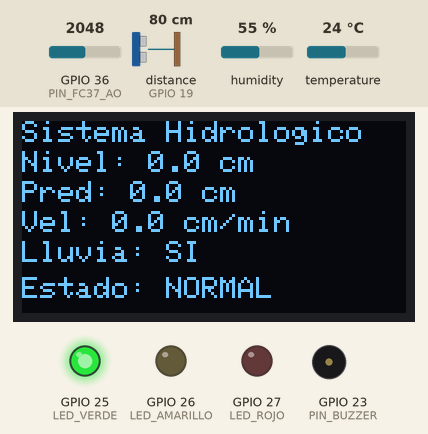
Recording of a sketch running on a simulated ESP32. Parts: 128×64 one-colour display, output pins drawn as LEDs (lit = HIGH), buzzer (waves = sounding, pin HIGH). Inputs (shaded band) come from the test bench; at power-on: distance to the obstacle (sensor on GPIO 19) 80 cm, GPIO 36 (PIN_FC37_AO) = 2048, humidity 55 %, temperature 24 °C. The echo pulse lasts 58.3 µs per cm; WiFi joins after 1.5 s; servers stay silent unless stated; pins used as bus, display or sensor lines are not drawn; what the sketch prints to the serial monitor is not drawn.

Above: at 14.2 s.
14.3 s: distance to the obstacle (sensor on GPIO 19) set to 19 cm
At 16.5 s:
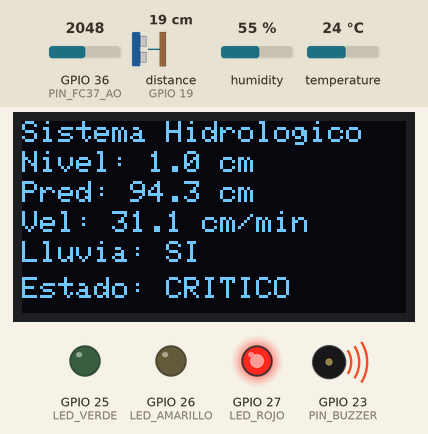
20.6 s: distance to the obstacle (sensor on GPIO 19) set to 15 cm
At 23.7 s:
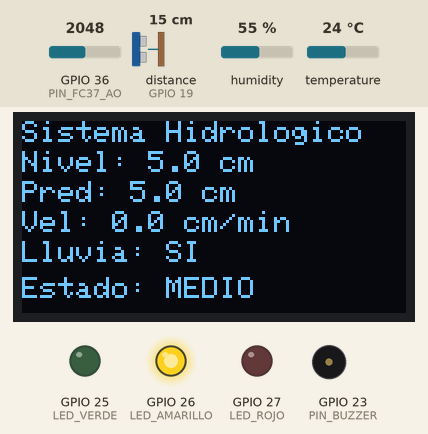
26.6 s: GPIO 36 (PIN_FC37_AO) set to 2974
28.4 s: GPIO 36 (PIN_FC37_AO) set to 3060
At 29.7 s:
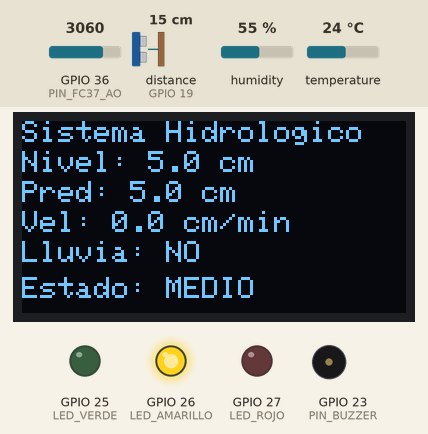
30.8 s: distance to the obstacle (sensor on GPIO 19) set to 11 cm
At 32.2 s:
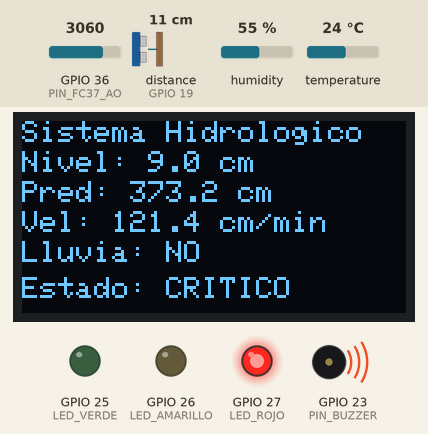
34.8 s: distance to the obstacle (sensor on GPIO 19) set to 18 cm
At 36.5 s:
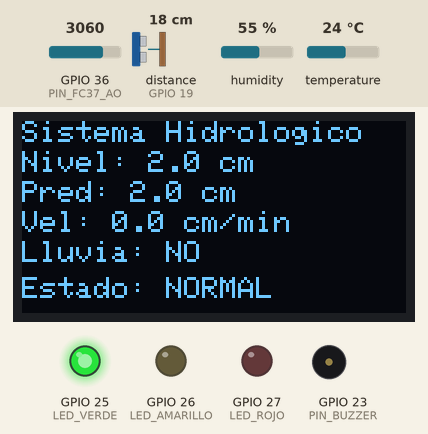
Timing chart, 0 to 38.6 s (numbered marks = the images above; inputs shaded):
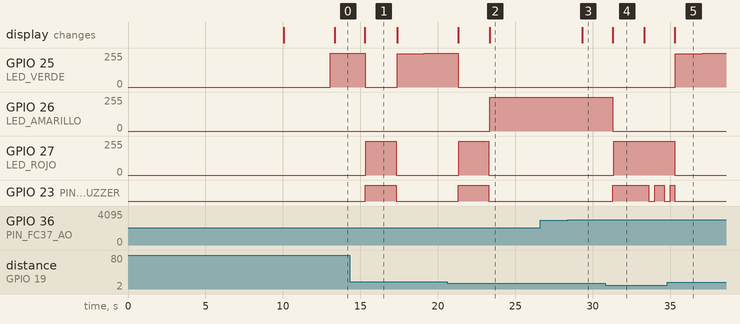

Measured:
- the behaviour switches between 17 and 16 cm on distance to the obstacle (sensor on GPIO 19) (found by bisection; images 1 and 2)
- the behaviour switches between 2999 and 3000 on GPIO 36 (PIN_FC37_AO) (found by bisection; images 2 and 3)
- the behaviour switches between 13 and 12 cm on distance to the obstacle (sensor on GPIO 19) (found by bisection; images 3 and 4)
- after the input at 14.3 s, GPIO 25 (LED_VERDE): 255/255 → 0/255 after 1.0 s, → 250/255 2.1 s later, → 255/255 1.8 s later; GPIO 27 (LED_ROJO): 0/255 → 253/255 after 1.0 s, → 255/255 1.8 s later, → 0/255 0.22 s later; GPIO 23 (PIN_BUZZER): LOW → HIGH after 1.0 s, → LOW 2.0 s later; the display: changes after 0.99 s (image 1)
- after the input at 20.6 s, GPIO 25 (LED_VERDE): 255/255 → 0/255 after 0.72 s; GPIO 26 (LED_AMARILLO): 0/255 → 252/255 after 2.7 s, → 255/255 1.8 s later
- after the input at 28.4 s, the display: changes after 0.91 s (image 3)
- after the input at 30.8 s, GPIO 26 (LED_AMARILLO): 255/255 → 0/255 after 0.50 s; GPIO 27 (LED_ROJO): 0/255 → 253/255 after 0.54 s, → 255/255 1.8 s later; GPIO 23 (PIN_BUZZER): LOW → HIGH after 0.50 s, → LOW 2.3 s later, → HIGH 0.40 s later, → LOW 0.60 s later; the display: changes after 0.49 s (image 4)
- after the input at 34.8 s, GPIO 25 (LED_VERDE): 0/255 → 250/255 after 0.54 s, → 255/255 1.8 s later; GPIO 27 (LED_ROJO): 255/255 → 0/255 after 0.50 s; the display: changes after 0.50 s (image 5)

The sketch:

09_Codigo_Final_Proyecto.ino
```cpp
/*
  CODIGO FINAL - SISTEMA IoT HIDROLOGICO ESP32

  Incluye:
  - DHT11
  - FC-37 DO y AO
  - Ultrasónico
  - OLED
  - LEDs
  - Relé controlando buzzer
  - Predicción por tendencia
  - ThingSpeak opcional

  Librerías necesarias:
  - WiFi
  - ThingSpeak
  - Adafruit SSD1306
  - Adafruit GFX Library
  - DHT sensor library
  - Adafruit Unified Sensor
*/

#include <WiFi.h>
#include "ThingSpeak.h"

#include <Wire.h>
#include <Adafruit_GFX.h>
#include <Adafruit_SSD1306.h>
#include <DHT.h>

#define USAR_THINGSPEAK 1

const char* WIFI_SSID = "queZJA";
const char* WIFI_PASS = "josexd67";

unsigned long TS_CHANNEL_ID = 3420787;
const char* TS_WRITE_API_KEY = "PNG3H1HI4YMSG9Z0";

WiFiClient client;

#define PIN_DHT 16
#define DHTTYPE DHT11

#define PIN_FC37_AO 36

#define PIN_TRIG 18
#define PIN_ECHO 19

#define LED_VERDE 25
#define LED_AMARILLO 26
#define LED_ROJO 27

#define PIN_BUZZER 23

#define ANCHO_OLED 128
#define ALTO_OLED 64

Adafruit_SSD1306 display(ANCHO_OLED, ALTO_OLED, &Wire, -1);
DHT dht(PIN_DHT, DHTTYPE);

const bool LLUVIA_ACTIVA_EN_LOW = true;
const bool BUZZER_ACTIVO_EN_LOW = true;

const float DISTANCIA_SENSOR_FONDO_CM = 20.0;
const float NIVEL_MEDIO_CM = 4.0;
const float NIVEL_ALTO_CM = 8.0;
const float NIVEL_CRITICO_CM = 10.0;
const float VELOCIDAD_ALTA_CM_MIN = 2.0;
const float MINUTOS_PREDICCION = 3.0;

const unsigned long INTERVALO_LECTURA_MS = 2000;
const unsigned long INTERVALO_THINGSPEAK_MS = 20000;

unsigned long ultimoTiempoLectura = 0;
unsigned long ultimoEnvioThingSpeak = 0;

float nivelAnterior = 0.0;
unsigned long tiempoNivelAnterior = 0;
bool primeraLectura = true;

float temperatura = 0;
float humedad = 0;
int lluviaAnalogica = 0;
float distanciaCM = 0;
float nivelCM = 0;
float velocidadCMMin = 0;
float nivelPredichoCM = 0;

enum EstadoRiesgo {
  NORMAL = 0,
  MEDIO = 1,
  ALTO = 2,
  CRITICO = 3
};

EstadoRiesgo estadoActual = NORMAL;

void encenderBuzzer() {
  digitalWrite(PIN_BUZZER, HIGH);
}

void apagarBuzzer() {
  digitalWrite(PIN_BUZZER, LOW);
}


float medirDistanciaSimpleCM() {
  digitalWrite(PIN_TRIG, LOW);
  delayMicroseconds(3);
  digitalWrite(PIN_TRIG, HIGH);
  delayMicroseconds(10);
  digitalWrite(PIN_TRIG, LOW);

  long duracion = pulseIn(PIN_ECHO, HIGH, 30000);
  if (duracion == 0) {
    return -1;
  }

  return duracion * 0.0343 / 2.0;
}

float medirDistanciaPromedioCM() {
  const int muestras = 5;
  float suma = 0;
  int validas = 0;

  for (int i = 0; i < muestras; i++) {
    float d = medirDistanciaSimpleCM();

    if (d > 0 && d < 400) {
      suma += d;
      validas++;
    }

    delay(40);
  }

  if (validas == 0) {
    return -1;
  }

  return suma / validas;
}

float calcularNivel(float distancia) {
  if (distancia < 0) {
    return nivelCM;
  }

  float nivel = DISTANCIA_SENSOR_FONDO_CM - distancia;

  if (nivel < 0) nivel = 0;
  if (nivel > DISTANCIA_SENSOR_FONDO_CM) nivel = DISTANCIA_SENSOR_FONDO_CM;

  return nivel;
}

float calcularVelocidad(float nivelActual) {
  unsigned long ahora = millis();

  if (primeraLectura) {
    primeraLectura = false;
    nivelAnterior = nivelActual;
    tiempoNivelAnterior = ahora;
    return 0;
  }

  float minutos = (ahora - tiempoNivelAnterior) / 60000.0;

  if (minutos <= 0) {
    return 0;
  }

  float velocidad = (nivelActual - nivelAnterior) / minutos;

  nivelAnterior = nivelActual;
  tiempoNivelAnterior = ahora;

  if (velocidad < 0) {
    velocidad = 0;
  }

  return velocidad;
}

EstadoRiesgo evaluarEstado() {
  if (nivelCM >= NIVEL_CRITICO_CM || nivelPredichoCM >= NIVEL_CRITICO_CM) {
    return CRITICO;
  }

  if (nivelCM >= NIVEL_ALTO_CM || velocidadCMMin >= VELOCIDAD_ALTA_CM_MIN) {
    return ALTO;
  }

  if (nivelCM >= NIVEL_MEDIO_CM ) {
    return MEDIO;
  }

  return NORMAL;
}

String textoEstado(EstadoRiesgo estado) {
  switch (estado) {
    case NORMAL: return "NORMAL";
    case MEDIO: return "MEDIO";
    case ALTO: return "ALTO";
    case CRITICO: return "CRITICO";
    default: return "ERROR";
  }
}

void actualizarLEDs() {
  digitalWrite(LED_VERDE, LOW);
  digitalWrite(LED_AMARILLO, LOW);
  digitalWrite(LED_ROJO, LOW);

  if (estadoActual == NORMAL) {
    digitalWrite(LED_VERDE, HIGH);
  } else if (estadoActual == MEDIO) {
    digitalWrite(LED_AMARILLO, HIGH);
  } else if (estadoActual == ALTO || estadoActual == CRITICO) {
    digitalWrite(LED_ROJO, HIGH);
  }
}

void actualizarBuzzer() {
  unsigned long ahora = millis();

  if (estadoActual == NORMAL || estadoActual == MEDIO ) {
    apagarBuzzer();
  } else if (estadoActual == ALTO) {
    if ((ahora % 1000) < 600) encenderBuzzer();
    else apagarBuzzer();
  } else if (estadoActual == CRITICO) {
    encenderBuzzer();
  }
}

void mostrarOLED() {
  display.clearDisplay();
  display.setTextColor(SSD1306_WHITE);
  display.setTextSize(1);

  display.setCursor(0, 0);
  display.println("Sistema Hidrologico");

  display.setCursor(0, 10);
  display.print("Nivel: ");
  display.print(nivelCM, 1);
  display.println(" cm");

  display.setCursor(0, 20);
  display.print("Pred: ");
  display.print(nivelPredichoCM, 1);
  display.println(" cm");

  display.setCursor(0, 30);
  display.print("Vel: ");
  display.print(velocidadCMMin, 1);
  display.println(" cm/min");

  display.setCursor(0, 40);
  display.print("Lluvia: ");
  display.println(lluviaAnalogica < 3000 ? "SI" : "NO");

  display.setCursor(0, 52);
  display.print("Estado: ");
  display.println(textoEstado(estadoActual));

  display.display();
}

void conectarWiFi() {
#if USAR_THINGSPEAK
  if (WiFi.status() == WL_CONNECTED) {
    return;
  }

  WiFi.begin(WIFI_SSID, WIFI_PASS);

  unsigned long inicio = millis();

  while (WiFi.status() != WL_CONNECTED && millis() - inicio < 10000) {
    delay(500);
    Serial.print(".");
  }

  Serial.println();

  if (WiFi.status() == WL_CONNECTED) {
    Serial.println("WiFi conectado.");
  } else {
    Serial.println("No se pudo conectar WiFi.");
  }
#endif
}

void enviarThingSpeak() {
#if USAR_THINGSPEAK
  conectarWiFi();

  if (WiFi.status() != WL_CONNECTED) {
    Serial.println("Sin WiFi, no se envia a ThingSpeak.");
    return;
  }

  ThingSpeak.setField(1, nivelCM);
  ThingSpeak.setField(2, lluviaAnalogica < 3000 ? 1 : 0);
  ThingSpeak.setField(3, temperatura);
  ThingSpeak.setField(4, humedad);
  ThingSpeak.setField(5, velocidadCMMin);
  ThingSpeak.setField(6, nivelPredichoCM);
  ThingSpeak.setField(7, (int)estadoActual);
  ThingSpeak.setField(8, lluviaAnalogica);

  int respuesta = ThingSpeak.writeFields(TS_CHANNEL_ID, TS_WRITE_API_KEY);

  if (respuesta == 200) {
    Serial.println("ThingSpeak OK.");
  } else {
    Serial.print("Error ThingSpeak: ");
    Serial.println(respuesta);
  }
#endif
}

void setup() {
  Serial.begin(115200);

  pinMode(PIN_FC37_AO, INPUT);
  pinMode(PIN_TRIG, OUTPUT);
  pinMode(PIN_ECHO, INPUT);

  pinMode(LED_VERDE, OUTPUT);
  pinMode(LED_AMARILLO, OUTPUT);
  pinMode(LED_ROJO, OUTPUT);

  pinMode(PIN_BUZZER, OUTPUT);
  apagarBuzzer();

  dht.begin();
  Wire.begin(21, 22);
  delay(10000);
  if (!display.begin(SSD1306_SWITCHCAPVCC, 0x3C)) {
    Serial.println("No se encontro OLED.");
  } else {
    display.clearDisplay();
    display.setTextColor(SSD1306_WHITE);
    display.setTextSize(1);
    display.setCursor(0, 0);
    display.println("Sistema IoT");
    display.println("Iniciando...");
    display.display();
    delay(1500);
  }

#if USAR_THINGSPEAK
  WiFi.mode(WIFI_STA);
  ThingSpeak.begin(client);
  conectarWiFi();
#endif

  Serial.println("Sistema general iniciado.");
}

void loop() {
  unsigned long ahora = millis();

  actualizarLEDs();
  actualizarBuzzer();

  if (ahora - ultimoTiempoLectura >= INTERVALO_LECTURA_MS) {
    ultimoTiempoLectura = ahora;

    temperatura = dht.readTemperature();
    humedad = dht.readHumidity();

    lluviaAnalogica = analogRead(PIN_FC37_AO);

    distanciaCM = medirDistanciaPromedioCM();
    nivelCM = calcularNivel(distanciaCM);

    velocidadCMMin = calcularVelocidad(nivelCM);
    nivelPredichoCM = nivelCM + velocidadCMMin * MINUTOS_PREDICCION;

    estadoActual = evaluarEstado();
    mostrarOLED();

    Serial.println("========== DATOS ==========");
    Serial.print("Temp: "); Serial.println(temperatura);
    Serial.print("Hum: "); Serial.println(humedad);
    Serial.print("Lluvia analogica: "); Serial.println(lluviaAnalogica);
    Serial.print("Distancia: "); Serial.print(distanciaCM); Serial.println(" cm");
    Serial.print("Nivel: "); Serial.print(nivelCM); Serial.println(" cm");
    Serial.print("Velocidad: "); Serial.print(velocidadCMMin); Serial.println(" cm/min");
    Serial.print("Prediccion: "); Serial.print(nivelPredichoCM); Serial.println(" cm");
    Serial.print("Estado: "); Serial.println(textoEstado(estadoActual));
  }

  if (USAR_THINGSPEAK && ahora - ultimoEnvioThingSpeak >= INTERVALO_THINGSPEAK_MS) {
    ultimoEnvioThingSpeak = ahora;
    enviarThingSpeak();
  }
}
```
